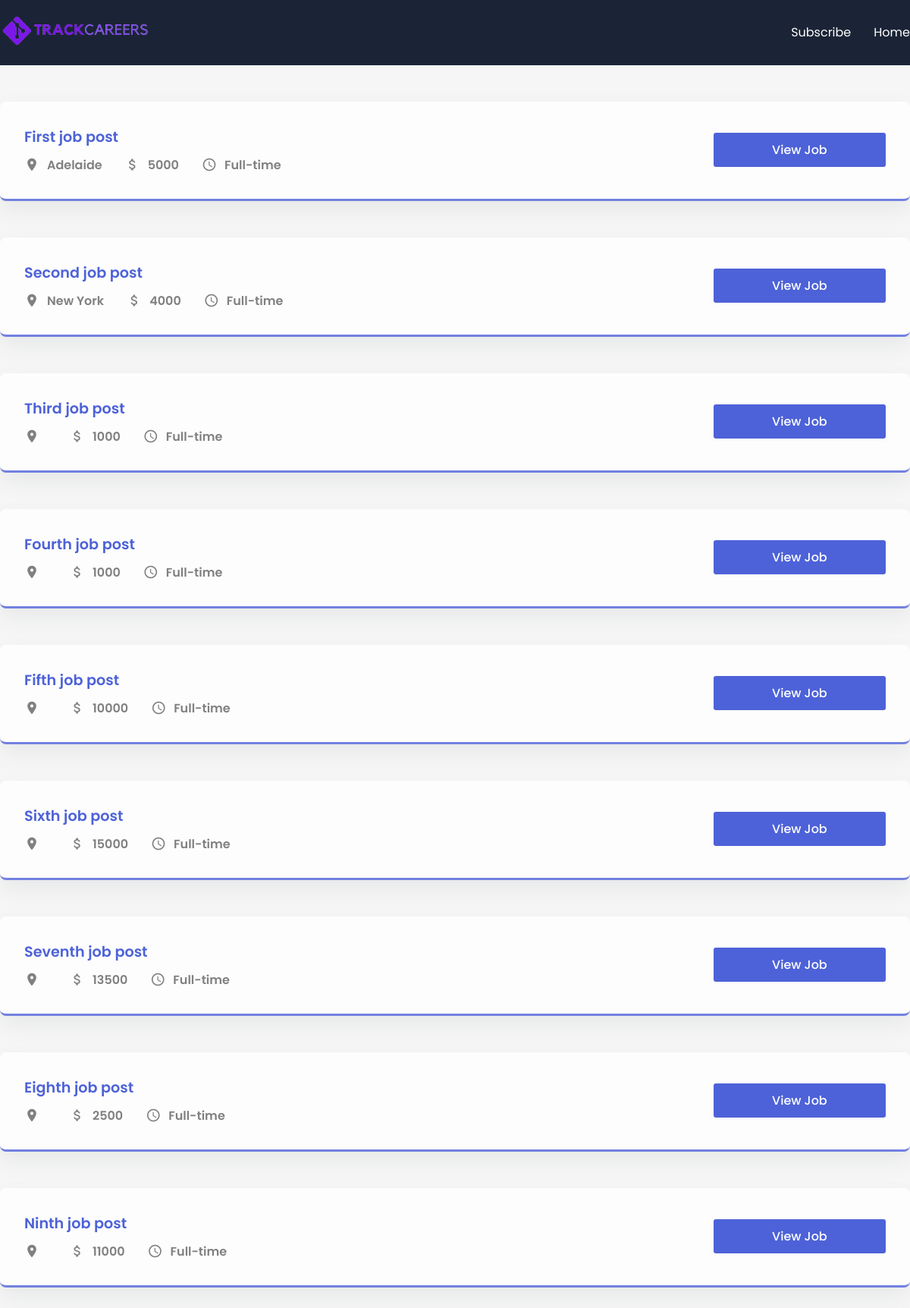
The app's page /, older data.
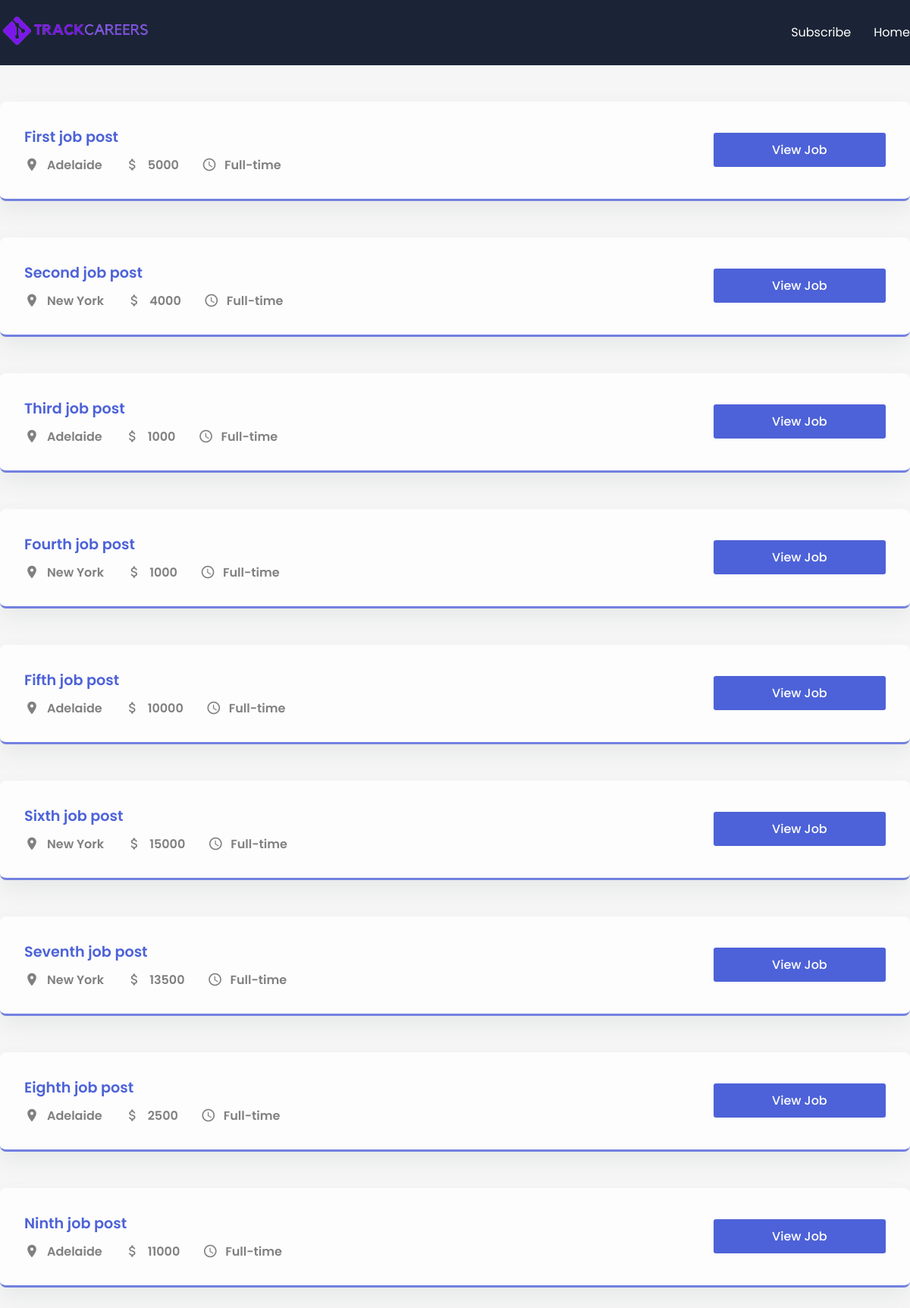
The same page, newer data.
### app/models.py (models this page shows, shortened)
class JobPost(models.Model):
    JOB_TYPE_CHOICES = [
        ('Full-time', 'Full-time'),
        ('Part-time', 'Part-time')
    ]
    title = models.CharField(max_length=200)
    description = models.TextField()
    date = models.DateTimeField(auto_now_add=True)
    expiry = models.DateField(null=True)
    salary = models.PositiveIntegerField()
    slug = models.SlugField(null=True, max_length=40, unique=True)
    location = models.ForeignKey(Location, on_delete=models.CASCADE, null=True)
    author = models.ForeignKey(Author, on_delete=models.CASCADE, null=True)
    skills = models.ManyToManyField(Skills)
    type = models.CharField(max_length=200, null=False, choices=JOB_TYPE_CHOICES)

class Location(models.Model):
    street = models.CharField(max_length=200)
    city = models.CharField(max_length=200)
    state = models.CharField(max_length=200)
    country = models.CharField(max_length=200)
    zip = models.CharField(max_length=200)

### app/views.py (the view)
# urls.py: path('', views.job_list, name='jobs_home'),
def job_list(request):
    jobs = JobPost.objects.all()
    context = {"jobs": jobs}
    return render(request, 'app/index.html', context)

### app/templates/app/index.html (shortened to what this page needs)
{% extends 'base.html' %}
{% block content %}
<section>
          <div class="container">
              {% for job in jobs %}
                    <div class="post">
                      <div class="job-info">
                        <h1 class="job-title">{{ job.title }}</h1>
                        <div class="job-des">
                          <div class="location item">
                            <span class="material-icons"> place </span>
                            <p>{{ job.location.city }}</p>
                          </div>
                          <div class="budget item">
                            <span class="material-icons"> attach_money </span>
                            <p>{{ job.salary }}</p>
                          </div>
                          <div class="time item">
                            <span class="material-icons"> schedule </span>
                            <p>{{ job.type }}</p>
                          </div>
                        </div>
                      </div>
                      <div class="buttons">
                        <button class="apply">
                          <a href="{% url 'jobs_detail' job.id %}">View Job</a>
                        </button>
                      </div>
                    </div>
              {% endfor %}
          </div>
    </section>
{% endblock content %}

### templates/base.html (shortened to what this page needs)
{% load static %}
<!DOCTYPE html>
<html lang="en">
  <head>
    <link rel="stylesheet" href="{% static 'app/style.css' %}" />
  </head>
  <body>
    <header>
      <nav>
        <div class="container">
          <div class="logo">
              <a href="{% url 'jobs_home' %}"><img src="{% static 'app/logo.png' %}" alt="" /></a>
          </div>
          <div class="links">
            <a href="{% url 'subscribe' %}">Subscribe</a>
            <a href="{% url 'jobs_home' %}">Home</a>
          </div>
        </div>
      </nav>
    </header>
    {% block content %}
    {% endblock content %}
  </body>
</html>

### app/static/app/style.css (style rules this page uses)
* { margin: 0; padding: 0; box-sizing: border-box; font-family: "Poppins", sans-serif; }
:root { --blue: #4d62d8; --lblue: #7281e0; --card: #fdfdfd; --shadow: #64646f17 0px 12px 29px 0px; --nav: #1b2436; }
body { background: #f5f6f5; }
button { border: none; outline: none; cursor: pointer; border-radius: 3px; }
nav { background: var(--nav); padding: 1em 0; }
a { text-decoration: none; color: white; }
.container { max-width: 1200px; margin: auto; }
nav .container { display: flex; align-items: center; justify-content: space-between; color: white; }
.logo { width: 200px; }
img { width: 100%; }
.links { display: flex; align-items: center; justify-content: center; }
.links a { color: white; margin-left: 30px; font-size: 1rem; font-weight: 400; }
.post { background: var(--card); border-radius: 8px; padding: 2em; box-shadow: var(--shadow); margin-top: 3em; display: grid; align-items: center; grid-template-columns: 8fr 2fr; border-bottom: 3px solid var(--lblue); }
.buttons { display: grid; grid-template-columns: repeat(1, 1fr); gap: 20px; }
.post:last-child { margin-bottom: 5em; }
.item { display: flex; align-items: center; margin-left: 30px; }
.item:first-child { margin-left: 0; }
.job-des { display: flex; align-items: center; }
.item span { margin-right: 10px; font-size: 20px !important; color: gray; }
.item p { font-size: 1rem; font-weight: 600; color: gray; }
.apply { background: var(--blue); height: 45px; padding: 0 40px; color: white; font-size: 1rem; font-weight: 500; }
.job-title { font-size: 1.2rem; font-weight: 600; margin-bottom: 10px; color: var(--blue); }
button { cursor: pointer; }

Row changes from the older to the newer data that the page shows:
changed JobPost "Third job post": location.city (not shown) → "Adelaide"
changed JobPost "Fourth job post": location.city (not shown) → "New York"
changed JobPost "Fifth job post": location.city (not shown) → "Adelaide"
changed JobPost "Sixth job post": location.city (not shown) → "New York"
changed JobPost "Seventh job post": location.city (not shown) → "New York"
changed JobPost "Eighth job post": location.city (not shown) → "Adelaide"
changed JobPost "Ninth job post": location.city (not shown) → "Adelaide"
